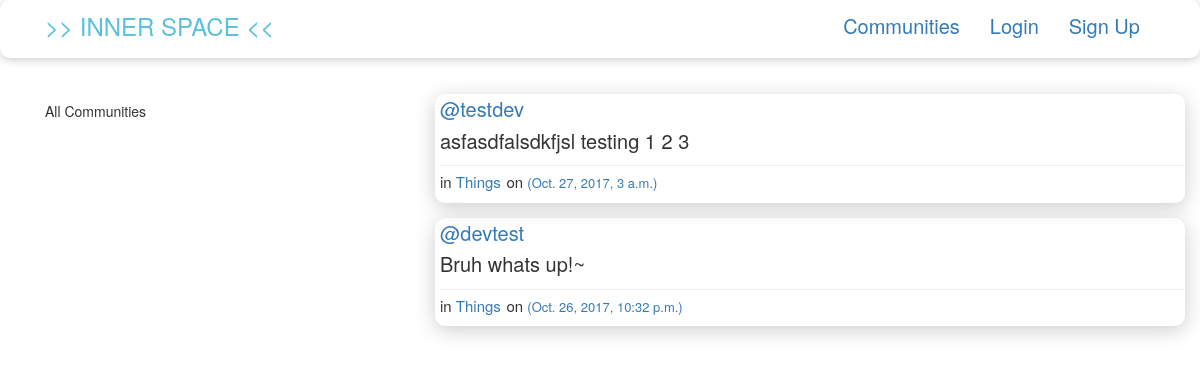
/posts/, run on the app's committed database.
### posts/models.py (models this page shows, shortened)
class Post(models.Model):
    user = models.ForeignKey(User,related_name='posts')
    create_date = models.DateTimeField(auto_now=True)
    message = models.TextField(max_length=4096)
    message_html = models.TextField(editable=False)
    community = models.ForeignKey(Community,related_name='posts',null=True,blank=True)
    class Meta:
        ordering = ['-create_date']
        unique_together = ('user','message')

### communities/models.py (models this page shows, shortened)
class Community(models.Model):
    name = models.CharField(max_length=256,unique=True)
    slug = models.SlugField(allow_unicode=True,unique=True)
    description = models.TextField(blank=True,default='')
    description_html = models.TextField(editable=False,default='',blank=True)
    members = models.ManyToManyField(User,through='CommunityMember')
    class Meta:
        ordering = ['name']

### posts/views.py (the view)
class PostList(generic.ListView,SelectRelatedMixin):
    model = models.Post
    select_related = ('user','community')

### posts/templates/posts/post_list.html (shortened to what this page needs)
{% extends "posts/posts_base.html" %}
{% block post_prefix %}
<div class="col-md-4">
  <div class="card card-with-shadow">
    <div class="content">
      <h5 class="title">All Communities</h5>
    </div>
  </div>
</div>
{% endblock %}
{% block post_content %}
<div class="col-md-8">
  {% for post in post_list %}
    {% include "posts/_post.html" %}
  {% endfor %}
</div>
{% endblock %}

### posts/templates/posts/_post.html (shortened to what this page needs)
<div class="shadebox post-item">
    <div class="post-header">
      <div class="post-user">
        <a href="{% url 'posts:for_user' username=post.user.username %}">
          @{{post.user.username}}
        </a>
      </div>
    </div>
    <div class='post-content'>
      {{post.message_html|safe}}
    </div>
    <hr style='padding:0; margin:0; margin-top:3px'>
    <div class="post-footer">
      {% if post.community %}
			   <span class="post-community">in <a href="{% url 'communities:single' slug=post.community.slug %}">{{ post.community.name }}</a></span>
         <span class='post-community'> on </span>
      {% endif %}
      <time class="post-time">
        <a href="{% url 'posts:single' username=post.user.username pk=post.pk %}">
          ({{post.create_date}})
        </a>
      </time>
    </div>
</div>

### static/innerspace/css/master.css (style rules this page uses)
body { font-size: 20px; overflow: hidden; }
:root { --jumbo-text-1-color: #89a6c6; }
.shadebox { padding: 1px; box-shadow:0 4px 20px #ccc; border-radius:10px; -webkit-transition:all .2s cubic-bezier(.93, .71, .58, 1); }
.post-item { padding-bottom: 8px; padding-left: 5px; margin-bottom: 15px; }
.post-user { margin: 0; margin-bottom: 3px; padding: 0; }
.post-content { margin: 0; padding: 0; }
.post-footer { justify-content: left; }
.post-community { font-size: 0.75em; }
.post-time { font-size: 0.65em; }
hr { color: blue; }

### static/innerspace/css/btn.css (style rules this page uses)
:root { --btn-good-color: rgb(91,192,222); }

### data on the page
Post: user.username "testdev", message_html "asfasdfalsdkfjsl testing 1 2 3", community.name "Things", create_date "Oct. 27, 2017, 3 a.m."
Post: user.username "devtest", message_html "Bruh whats up!~", community.name "Things", create_date "Oct. 26, 2017, 10:32 p.m."
